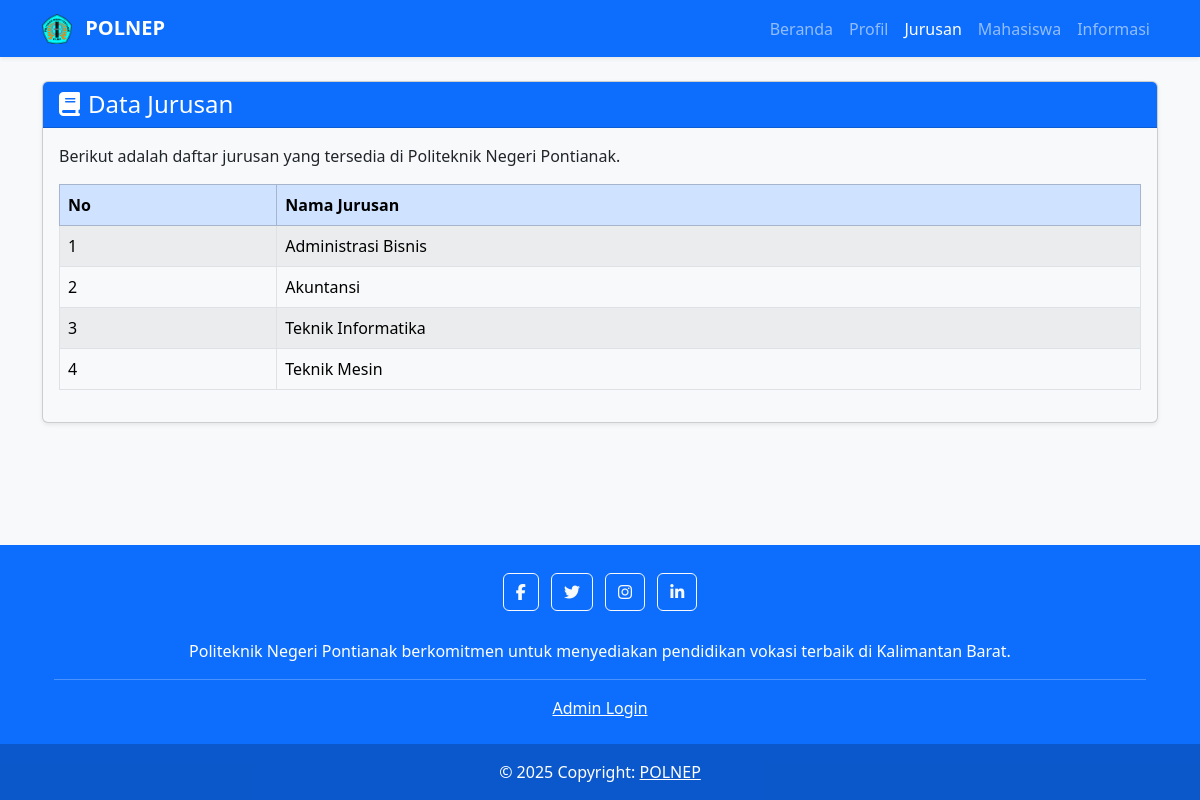
The page /index.php?page=jurusan on the database its author committed.
### tables this page shows
CREATE TABLE `jurusan` (
  `id` int(11) NOT NULL,
  `nama_jurusan` varchar(100) NOT NULL
);

### pages/jurusan.php (the view)
<div class="card shadow-sm">
    <div class="card-header bg-primary text-white">
        <h4 class="mb-0"><i class="fas fa-book me-2"></i>Data Jurusan</h4>
    </div>
    <div class="card-body">
        <p>Berikut adalah daftar jurusan yang tersedia di Politeknik Negeri Pontianak.</p>
        <div class="table-responsive">
            <table class="table table-striped table-bordered table-hover">
                <thead class="table-primary">
                    <tr>
                        <th>No</th>
                        <th>Nama Jurusan</th>
                    </tr>
                </thead>
                <tbody>
                    <?php
                    $query = "SELECT * FROM jurusan ORDER BY nama_jurusan ASC";
                    $result = mysqli_query($koneksi, $query);
                    $no = 1;
                    if (mysqli_num_rows($result) > 0) {
                        while ($row = mysqli_fetch_assoc($result)) {
                            echo "<tr>";
                            echo "<td>" . $no++ . "</td>";
                            echo "<td>" . htmlspecialchars($row['nama_jurusan']) . "</td>";
                            echo "</tr>";
                        }
                    } else {
                        echo "<tr><td colspan='2' class='text-center'>Tidak ada data jurusan.</td></tr>";
                    }
                    ?>
                </tbody>
            </table>
        </div>
    </div>
</div>

### assets/css/style.css (style rules this page uses)
:root { --bs-primary: #0d6efd; --bs-primary-rgb: 13, 110, 253; --bs-secondary: #6c757d; --bs-light-rgb: 248, 249, 250; --bs-body-bg: #f8f9fa; }
body { font-family: 'Segoe UI', Tahoma, Geneva, Verdana, sans-serif; background-color: var(--bs-body-bg); }

### rows shown on the page
jurusan: nama_jurusan "Administrasi Bisnis"
jurusan: nama_jurusan "Akuntansi"
jurusan: nama_jurusan "Teknik Informatika"
jurusan: nama_jurusan "Teknik Mesin"
